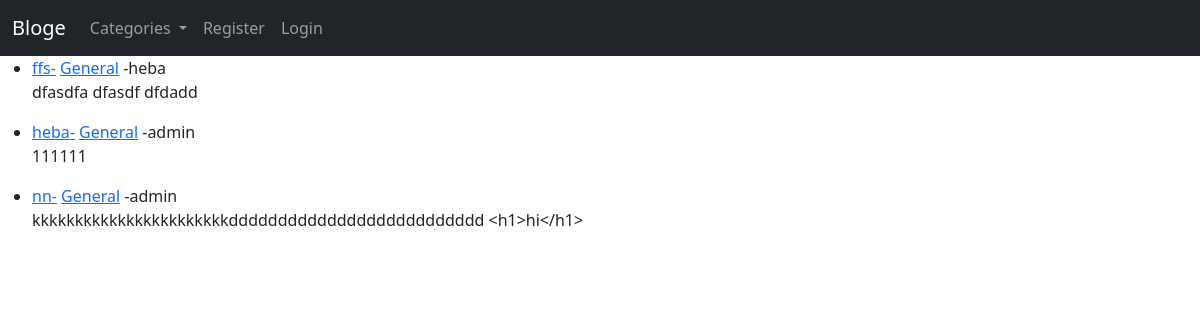
Before: / with the older database file.
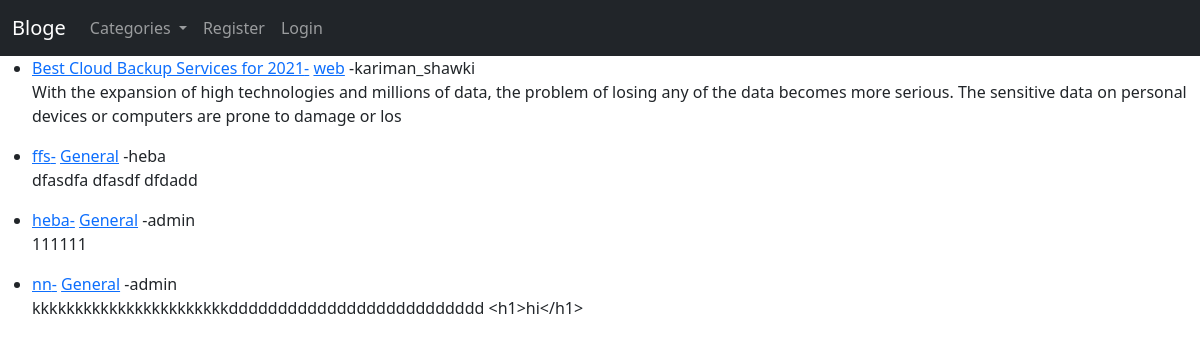
After: the same page with the newer database file.
### myblog/models.py (models this page shows, shortened)
class Post(models.Model):
    title = models.CharField(max_length=255)
    title_tag = models.CharField(max_length=255)
    author = models.ForeignKey(User, on_delete=models.CASCADE)
    category = models.ForeignKey(Category, on_delete=models.SET_DEFAULT, default=1)
    body = models.TextField()
    post_date = models.DateField(auto_now_add=True)
    likes= models.ManyToManyField(User, related_name='blog_posts')

class Category(models.Model):
    name = models.CharField(max_length=255)
    post_date = models.DateField(auto_now_add=True)
    def __str__(self):
        return self.name

### myblog/views.py (the view)
# urls.py: path("", HomeView.as_view(), name="home"),
class HomeView(ListView):
    model = Post
    template_name = "home.html"
    ordering = ["-post_date"]

### ablog/context_processors.py (called while the page is built)
def add_variable_to_context(request):
    return {
        "categories": Category.objects.order_by("id").all(),
    }

### myblog/templates/home.html (shortened to what this page needs)
{% extends 'base.html' %} {% block content %}
<ul>
  {% for post in object_list %}
  <li>
    <a href="{% url 'post-detail' post.pk %}">{{post.title}}-</a>
    <a href="{% url 'category-detail' post.category|slugify %}">{{post.category}}</a>
    -{{post.author}}
    <p>{{ post.body| slice:":200" }}</p>
  </li>
  {% endfor %}
</ul>
{% endblock %}

### myblog/templates/base.html (shortened to what this page needs)
<!DOCTYPE html>
<html lang="en">
<head>
  <link href="https://cdn.jsdelivr.net/npm/bootstrap@5.0.1/dist/css/bootstrap.min.css" rel="stylesheet"
 />
</head>
<body>
  <nav class="navbar navbar-expand-lg navbar-dark bg-dark">
    <div class="container-fluid">
      <a class="navbar-brand" href="{% url 'home' %}">Bloge</a>
      <div class="collapse navbar-collapse" id="navbarSupportedContent">
        <ul class="navbar-nav me-auto mb-2 mb-lg-0">
          <li class="nav-item dropdown">
            <a class="nav-link dropdown-toggle" id="navbarDropdownMenuLink" data-toggle="dropdown"
              aria-haspopup="true" aria-expanded="false" role="button">
              Categories
            </a>
          </li>
          {% if user.is_authenticated %}
          <li class="nav-item">
            <a class="nav-link" href="{% url 'add-post' %}">Create Post</a>
          </li>
          <li class="nav-item">
            <a class="nav-link" href="{% url 'add-category' %}">Create Category</a>
          </li>
          <li class="nav-item">
            <a class="nav-link" href="{% url 'logout' %}">Logout</a>
          </li>
          {% else %}
          <li class="nav-item">
            <a class="nav-link" href="{% url 'register' %}">Register</a>
          </li>
          <li class="nav-item">
            <a class="nav-link" href="{% url 'login' %}">Login</a>
          </li>
          {% endif %}
        </ul>
      </div>
    </div>
  </nav>
  {% block content %} {% endblock %}
</body>
</html>

Changed rows visible on the page:
added Post: title "Best Cloud Backup Services for 2021", category "web", author "kariman_shawki", body "With the expansion of high technologies and millions of data, the problem of losing any of the data becomes more serious. The sensitive data on personal devices or computers are prone to damage or los"
